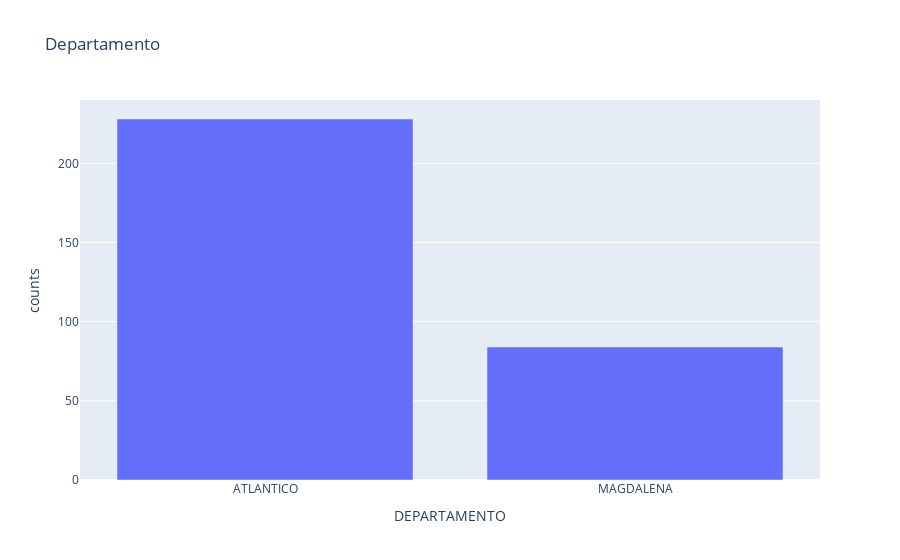

The cell this chart's notebook holds for it:
### Markdown cell above
##### DEPARTAMENTO

### Code cell
data = df.groupby("DEPARTAMENTO")["DEPARTAMENTO"].size().reset_index(name='counts')
fig = px.bar(data, x="DEPARTAMENTO", y="counts", title="Departamento")
fig.show()

### Figure 1 — Plotly figure (JSON) as saved in the notebook; plotly's stock layout.template omitted (floating-point values rounded to 4 significant figures)
{"data": [{"alignmentgroup": "True", "hovertemplate": "DEPARTAMENTO=%{x}<br>counts=%{y}<extra></extra>", "legendgroup": "", "marker": {"color": "#636efa", "pattern": {"shape": ""}}, "name": "", "offsetgroup": "", "orientation": "v", "showlegend": false, "textposition": "auto", "type": "bar", "x": ["ATLANTICO", "MAGDALENA"], "xaxis": "x", "y": [228, 84], "yaxis": "y"}], "layout": {"barmode": "relative", "legend": {"tracegroupgap": 0}, "title": {"text": "Departamento"}, "xaxis": {"anchor": "y", "domain": [0, 1], "title": {"text": "DEPARTAMENTO"}}, "yaxis": {"anchor": "x", "domain": [0, 1], "title": {"text": "counts"}}}}
